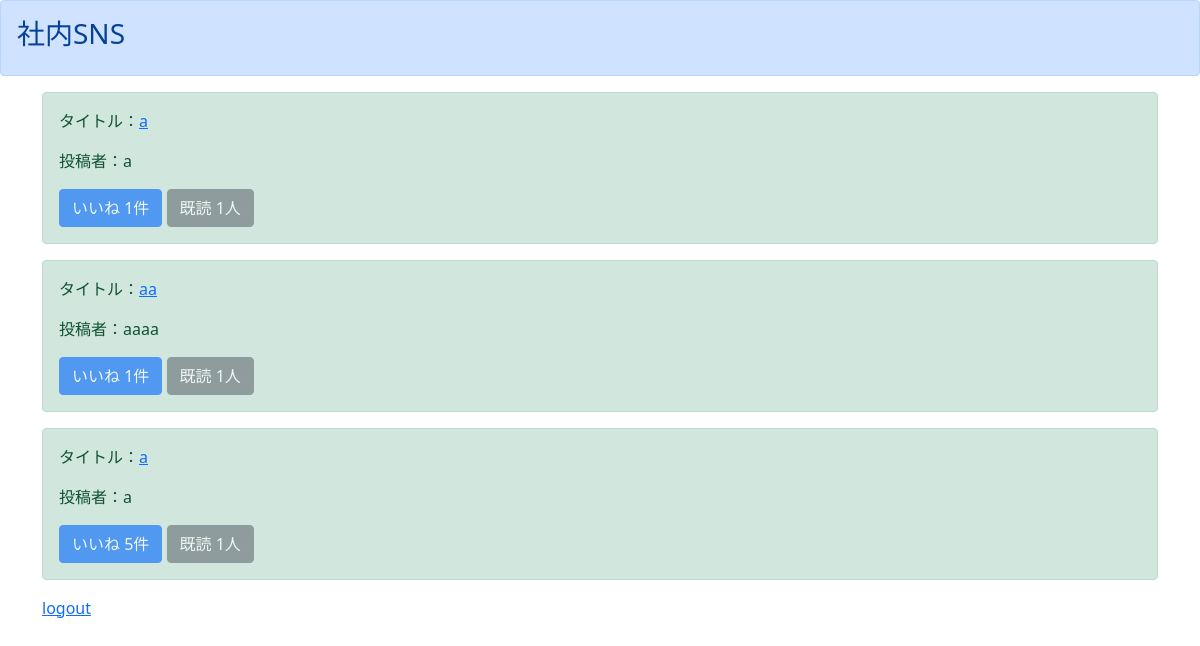
Page /list/ (signed in) on the earlier database version.
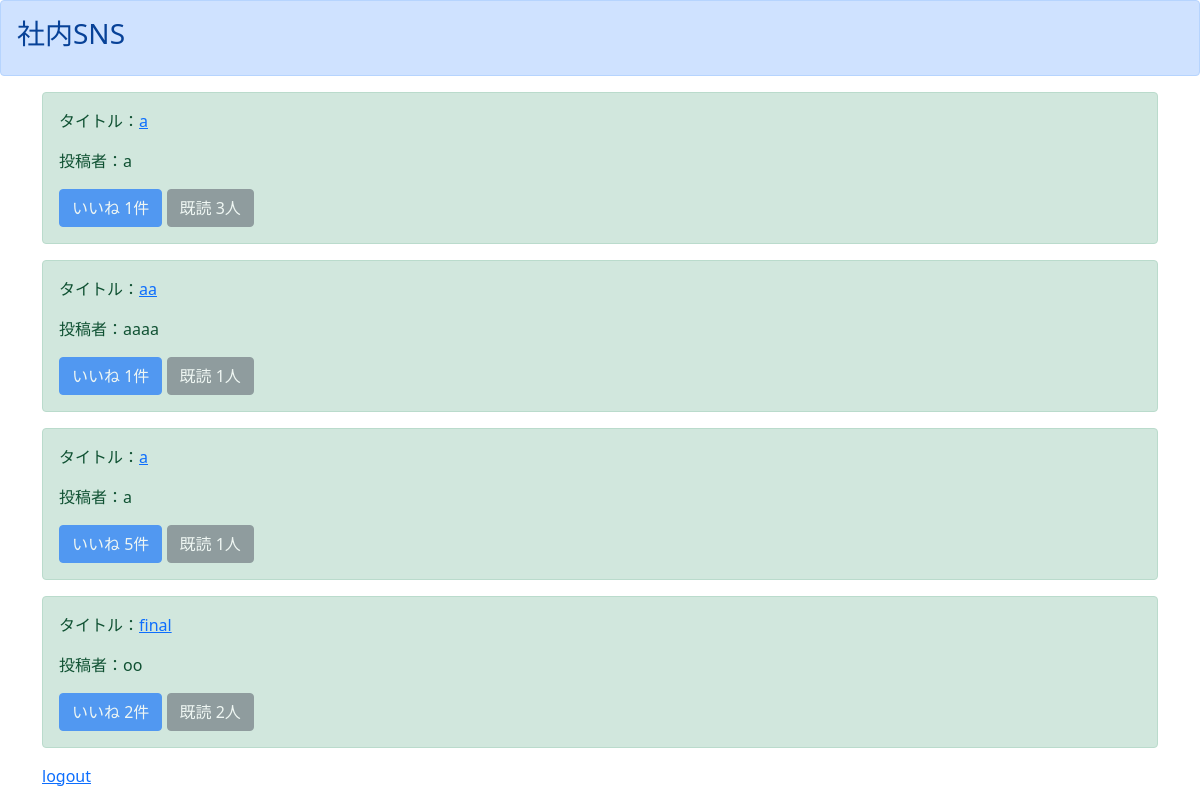
Same page on the later database version.
### cosnsApp/models.py (models this page shows)
class cosnsModel(models.Model):
    title = models.CharField(max_length=100)
    content = models.TextField()
    author = models.CharField(max_length=50)
    snsimage = models.ImageField(upload_to="")
    good = models.IntegerField(null=True, blank=True, default=1)
    read = models.IntegerField(null=True, blank=True, default=1)
    readtext = models.TextField(null=True, blank=True, default='a')

### cosnsApp/views.py (the view)
# urls.py: path('list/', listfunc, name="list"),
def listfunc(request):
    object_list = cosnsModel.objects.all()
    return render(request, "list.html", {"object_list": object_list})

### templates/list.html
{% extends "base.html" %}
{% block header %}
<div class="alert alert-primary" role="alert">
    <h3>社内SNS</h3>
</div>
{% endblock header %}
{% block content %}
{% if user.is_authenticated %}
<div class="container">
    {% for item in object_list %}
    <div class="alert alert-success" role="alert">
        <p>タイトル：<a href="{% url 'detail' item.pk %}">{{ item.title }}</a></p>
        <p>投稿者：{{ item.author }}</p>
        <a href="#" class="btn btn-primary disabled" tabindex="-1" role="button" aria-disabled="true">いいね
            {{ item.good}}件</a>
        <a href="#" class="btn btn-secondary disabled" tabindex="-1" role="button" aria-disabled="true">既読
            {{ item.read}}人</a>
    </div>
    {% endfor %}
    <a href="{% url 'logout'  %}">logout</a>
</div>
{% else %}
please login
{% endif %}
{% endblock content %}

### templates/base.html (shortened to what this page needs)
<!doctype html>
<html lang="en">
<head>
    <link href="https://cdn.jsdelivr.net/npm/bootstrap@5.0.2/dist/css/bootstrap.min.css" rel="stylesheet"
>
</head>
{% block header %}
{% endblock header %}
{% block content %}
{% endblock content %}
</html>

Differences in the rows shown:
changed cosnsModel (number 1 of 4 on the later page): read "1" → "3"
added cosnsModel: title "final", author "oo", good "2", read "2"
